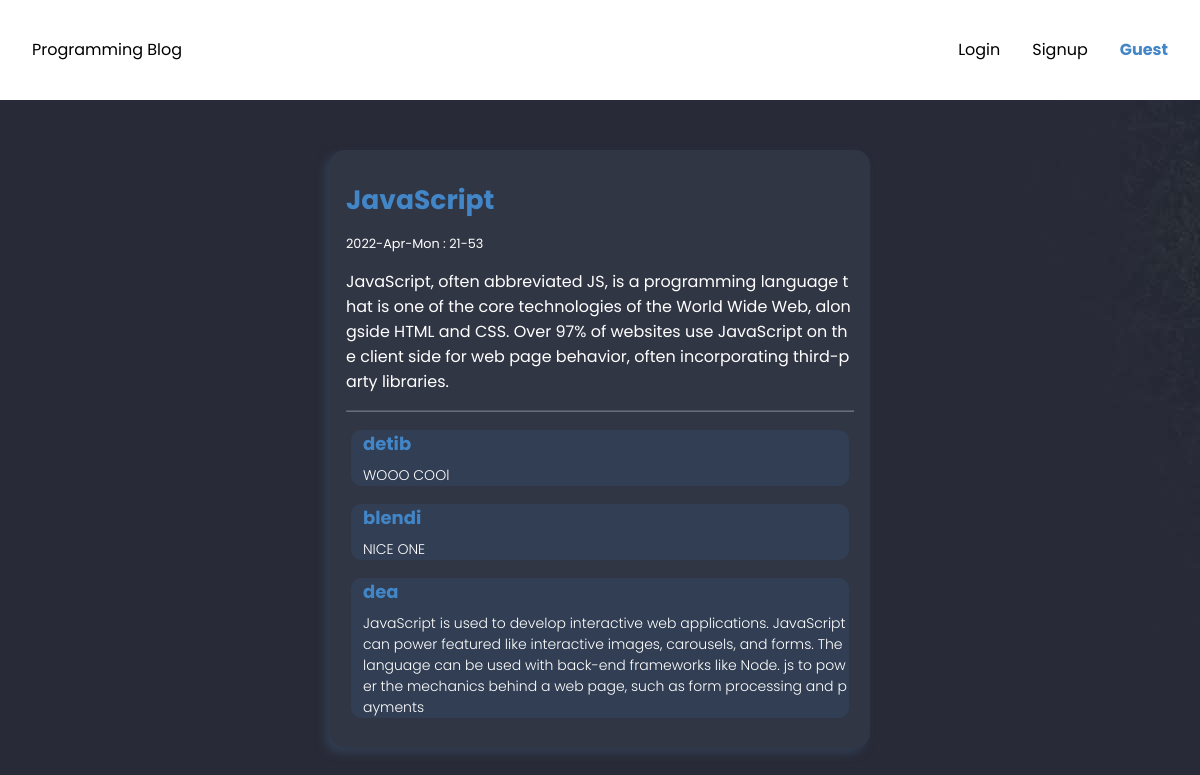
Screenshot of /post.php?id=28 with the database file from the repository.
### tables this page shows
CREATE TABLE `posts` (
  `P_ID` int(11) NOT NULL,
  `Title` varchar(255) NOT NULL,
  `Content` text NOT NULL,
  `Date` timestamp NOT NULL DEFAULT current_timestamp()
);

CREATE TABLE `comments` (
  `C_ID` int(11) NOT NULL,
  `Comment` text NOT NULL,
  `P_ID` int(11) DEFAULT NULL,
  `U_ID` int(11) NOT NULL,
  `username` varchar(255) NOT NULL
);

### post.php (the view, shortened to what this page needs)
<?php
    require 'common/database_connect.php';
    require "common/navbar.php";
    function query( $db, $p_id ) {
        $query = "SELECT * FROM posts WHERE P_ID='$p_id'";
        $result = mysqli_query( $db, $query );
        $post = mysqli_fetch_assoc( $result );
        return $post;
    }
    function commentQuery( $db, $p_id ) {
        $commentfetch = "SELECT * from comments WHERE P_ID='$p_id'";
        $commentfetchquery = mysqli_query( $db, $commentfetch );
        $comments = mysqli_fetch_all( $commentfetchquery, MYSQLI_ASSOC );
        return $comments;
    }
    if ( isset( $_GET['id'] ) ) {
        $p_id = htmlentities( mysqli_real_escape_string( $db, $_GET['id'] ) );
        $post = query( $db, $p_id );
        $comments = commentQuery( $db, $p_id );
    } else {
        header( "Location: index.php" );
    }
?>
<!DOCTYPE html>
<html lang="en">
<head>
    <link rel="stylesheet" href="style/expanded_post.css">
</head>
<body>
<div class="page-container">
    <div class="posts">
        <div class="post-main">
            <div class="post-title">
                <h5><?php echo $post["Title"] ?></h5>
            </div>
            <div class="post-date">
                <p><?php echo date( 'Y-M-D : H-i', strtotime( $post['Date'] ) ) ?></p>
            </div>
            <div class="post-content">
                <p><?php echo $post['Content'] ?></p>
            </div>
            <hr>
            <?php foreach ( $comments as $comment ): ?>
            <div class="single-comment">
                <div class="post-user">
                    <p><strong><?php echo $comment['username'] ?></strong></p>
                </div>
                <div class="post-comment">
                    <p><?php echo $comment['Comment'] ?></p>
                </div>
            </div>
            <?php endforeach; ?>
        </div>
    </div>
        </div>
</body>
</html>

### style/navi.css (style rules this page uses)
*:before, *:after { box-sizing: border-box; }
body { font-family: sans-serif; }

### style/expanded_post.css (style rules this page uses)
* { box-sizing: border-box; text-decoration: none; }
html { scroll-behavior: smooth; }
body { margin: 0; padding: 0; background-image: url(pics/02.jpg); background-color: #282a37; background-repeat: no-repeat; padding-top: 120px; }
body, html { width: 100%; font-family: 'Poppins', sans-serif; }
.page-container { display: flex; flex-wrap: wrap; justify-content: center; flex-direction: column; margin: 30px 0; gap: 15px; align-items: center; }
.posts { padding: 1em; border-radius: 15px; display: flex; flex-wrap: wrap; gap: 10px; width: clamp(300px, 45%, 90%); background-color: #313645; box-shadow: -5px 5px 10px #313e53; color: white; }
.post-main { word-break: break-all; }
.post-date { font-size: 80%; margin-top: 3px; }
.post-title { font-size: 200%; margin: -30px 0 -30px 0; color: #4286c7; }
::placeholder { color: white; font-weight: 300; font-family: 'Poppins', sans-serif; }
.single-comment { font-weight: 300; font-family: 'Poppins', sans-serif; color: #4286c7; background: #313e53; border-radius: 10px; padding-top: -5px; padding-left: 12px; margin: 5px; }
.post-user { font-size: 18px; }
.post-comment { color: #fff; margin-top: -10px; font-size: 14px; }
hr { opacity: 0.3; }

### rows the page displays
posts: Title "JavaScript", Date "2022-Apr-Mon : 21-53", Content "JavaScript, often abbreviated JS, is a programming language that is one of the core technologies of the World Wide Web, alongside HTML and CSS. Over 97% of websites use JavaScript on the client side for web page behavior, often incorporating third-party libraries."
comments: username "detib", Comment "WOOO COOl"
comments: username "blendi", Comment "NICE ONE"
comments: username "dea", Comment "JavaScript is used to develop interactive web applications. JavaScript can power featured like interactive images, carousels, and forms. The language can be used with back-end frameworks like Node. js to power the mechanics behind a web page, such as form processing and payments"
